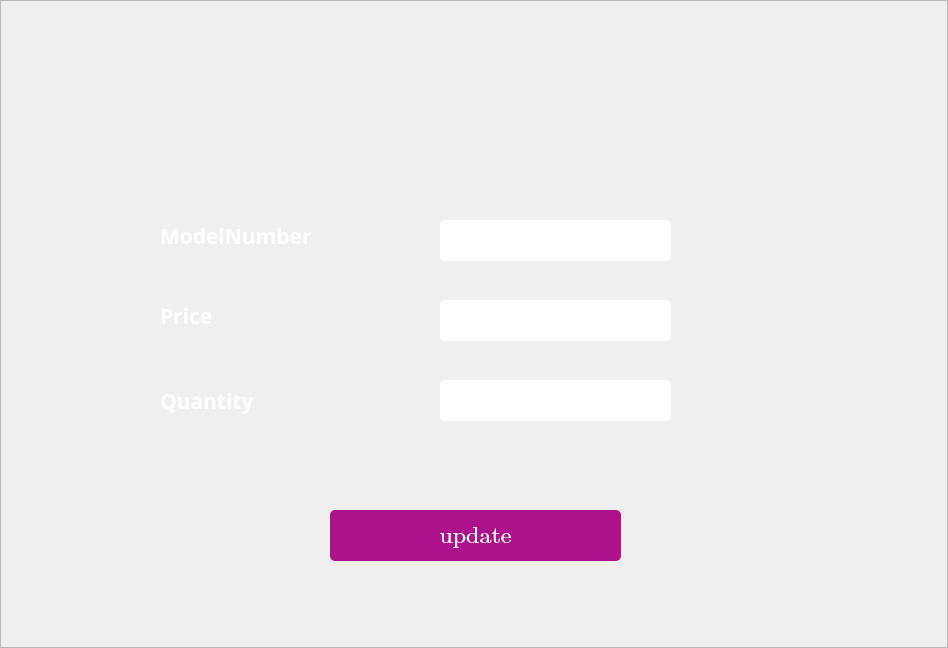
<?xml version="1.0" encoding="UTF-8"?>
<ui version="4.0">
 <class>update</class>
 <widget class="QFrame" name="update">
  <property name="geometry">
   <rect>
    <x>0</x>
    <y>0</y>
    <width>948</width>
    <height>648</height>
   </rect>
  </property>
  <property name="windowTitle">
   <string>Frame</string>
  </property>
  <property name="layoutDirection">
   <enum>Qt::LeftToRight</enum>
  </property>
  <property name="autoFillBackground">
   <bool>false</bool>
  </property>
  <property name="styleSheet">
   <string notr="true"/>
  </property>
  <property name="frameShape">
   <enum>QFrame::StyledPanel</enum>
  </property>
  <property name="frameShadow">
   <enum>QFrame::Raised</enum>
  </property>
  <property name="lineWidth">
   <number>-2</number>
  </property>
  <widget class="QLabel" name="label">
   <property name="geometry">
    <rect>
     <x>160</x>
     <y>220</y>
     <width>171</width>
     <height>31</height>
    </rect>
   </property>
   <property name="font">
    <font>
     <family>Sitka Heading</family>
     <pointsize>16</pointsize>
     <weight>75</weight>
     <bold>true</bold>
    </font>
   </property>
   <property name="styleSheet">
    <string notr="true">QLabel
{


	color: rgb(255, 255, 255);

}</string>
   </property>
   <property name="text">
    <string>ModelNumber</string>
   </property>
  </widget>
  <widget class="QLineEdit" name="txtmn">
   <property name="geometry">
    <rect>
     <x>440</x>
     <y>220</y>
     <width>231</width>
     <height>41</height>
    </rect>
   </property>
   <property name="styleSheet">
    <string notr="true">QLineEdit
{
border-radius:5px;
}</string>
   </property>
  </widget>
  <widget class="QLabel" name="label_2">
   <property name="geometry">
    <rect>
     <x>160</x>
     <y>300</y>
     <width>131</width>
     <height>31</height>
    </rect>
   </property>
   <property name="font">
    <font>
     <family>Sitka Heading</family>
     <pointsize>16</pointsize>
     <weight>75</weight>
     <bold>true</bold>
    </font>
   </property>
   <property name="styleSheet">
    <string notr="true">QLabel
{


	color: rgb(255, 255, 255);

}</string>
   </property>
   <property name="text">
    <string>Price</string>
   </property>
  </widget>
  <widget class="QLineEdit" name="txtprice">
   <property name="geometry">
    <rect>
     <x>440</x>
     <y>300</y>
     <width>231</width>
     <height>41</height>
    </rect>
   </property>
   <property name="styleSheet">
    <string notr="true">QLineEdit
{
border-radius:5px;
}</string>
   </property>
  </widget>
  <widget class="QLabel" name="label_3">
   <property name="geometry">
    <rect>
     <x>160</x>
     <y>380</y>
     <width>111</width>
     <height>41</height>
    </rect>
   </property>
   <property name="font">
    <font>
     <family>Sitka Heading</family>
     <pointsize>16</pointsize>
     <weight>75</weight>
     <bold>true</bold>
    </font>
   </property>
   <property name="styleSheet">
    <string notr="true">QLabel
{


	color: rgb(255, 255, 255);

}</string>
   </property>
   <property name="text">
    <string>Quantity</string>
   </property>
  </widget>
  <widget class="QLineEdit" name="txtquantity">
   <property name="geometry">
    <rect>
     <x>440</x>
     <y>380</y>
     <width>231</width>
     <height>41</height>
    </rect>
   </property>
   <property name="styleSheet">
    <string notr="true">QLineEdit
{
border-radius:5px;
}</string>
   </property>
  </widget>
  <widget class="QPushButton" name="btnupdate">
   <property name="geometry">
    <rect>
     <x>330</x>
     <y>510</y>
     <width>291</width>
     <height>51</height>
    </rect>
   </property>
   <property name="font">
    <font>
     <family>Cambria Math</family>
     <pointsize>18</pointsize>
     <weight>50</weight>
     <bold>false</bold>
    </font>
   </property>
   <property name="styleSheet">
    <string notr="true">QPushButton
{

	background-color: rgb(173, 17, 139);
}
QPushButton
{  
   color:white;
   border-radius:5px;
}
QPushButton:hover
{  
   color:white;
   border-radius:5px;
   
	background-color: rgb(203, 86, 19);
}</string>
   </property>
   <property name="text">
    <string>update</string>
   </property>
  </widget>
  <widget class="QLabel" name="lbl_image">
   <property name="geometry">
    <rect>
     <x>0</x>
     <y>0</y>
     <width>951</width>
     <height>651</height>
    </rect>
   </property>
   <property name="text">
    <string/>
   </property>
   <property name="pixmap">
    <pixmap>img5.jpg</pixmap>
   </property>
  </widget>
  <zorder>lbl_image</zorder>
  <zorder>label</zorder>
  <zorder>txtmn</zorder>
  <zorder>label_2</zorder>
  <zorder>txtprice</zorder>
  <zorder>label_3</zorder>
  <zorder>txtquantity</zorder>
  <zorder>btnupdate</zorder>
 </widget>
 <resources>
  <include location="imgresource.qrc"/>
 </resources>
 <connections/>
</ui>
